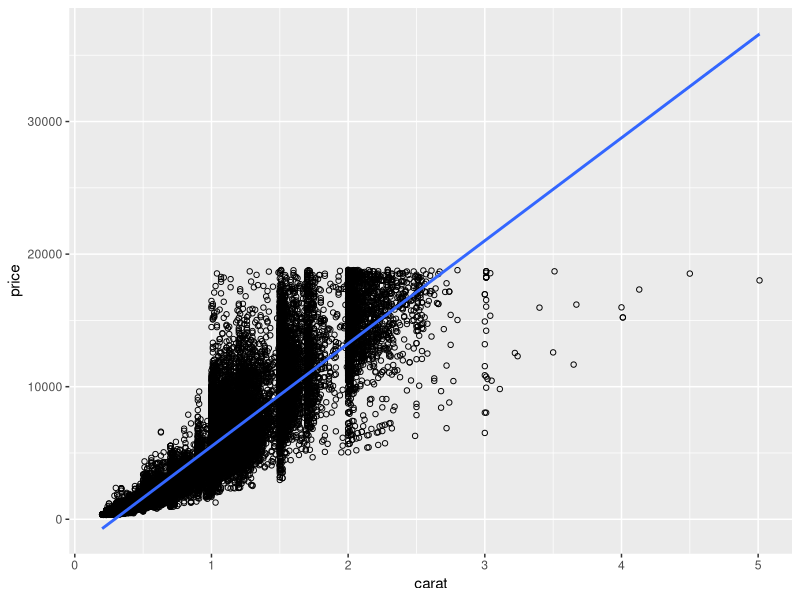
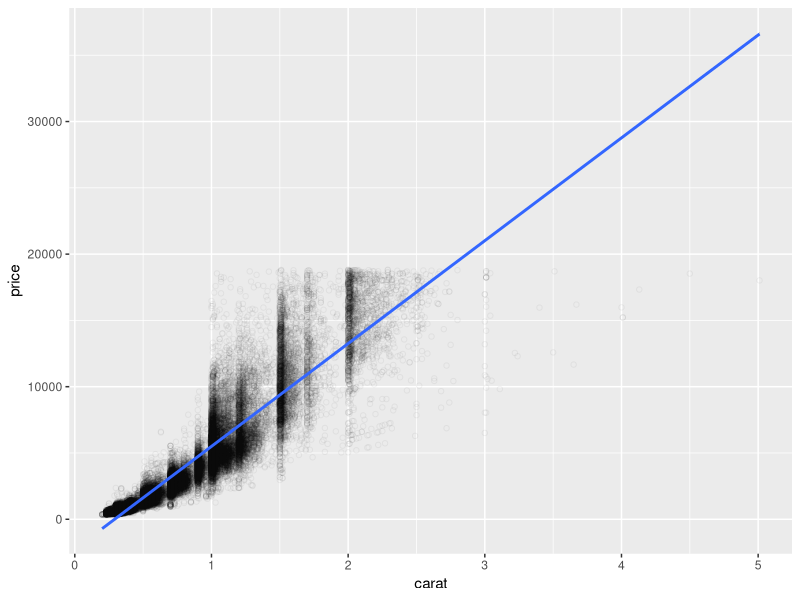
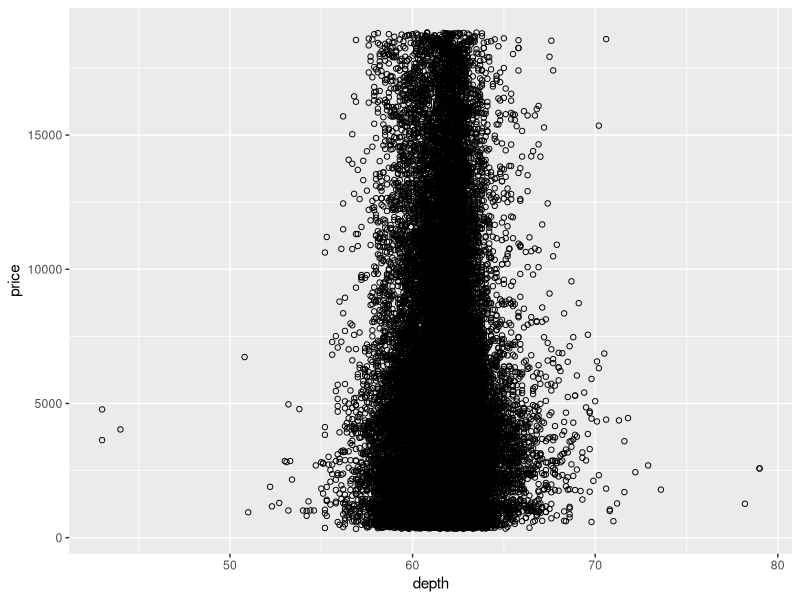
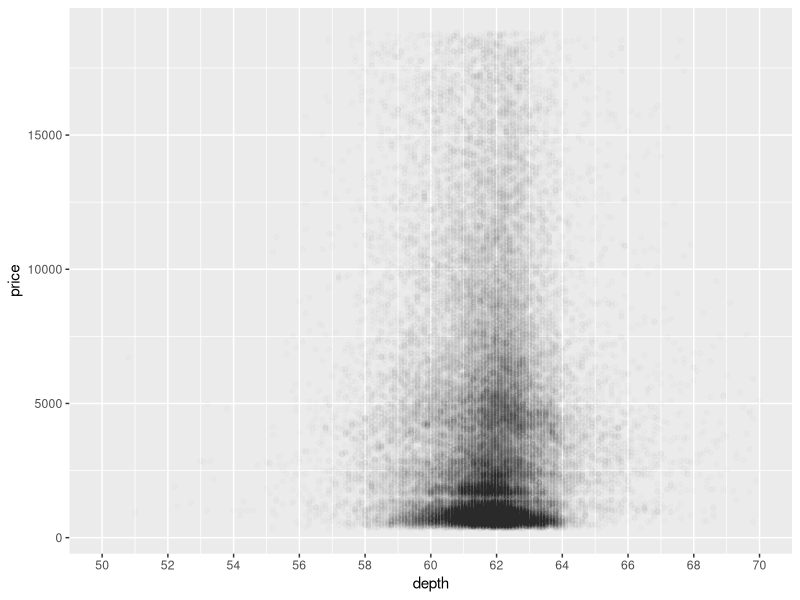
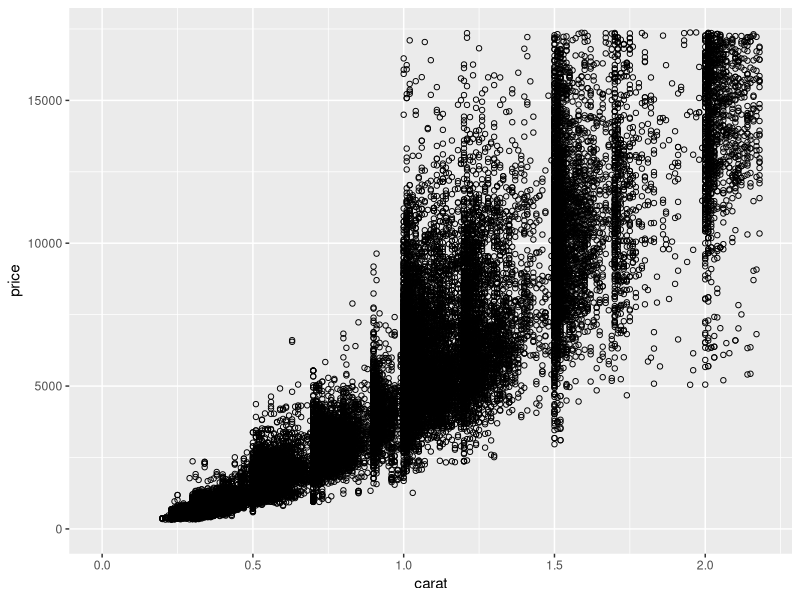
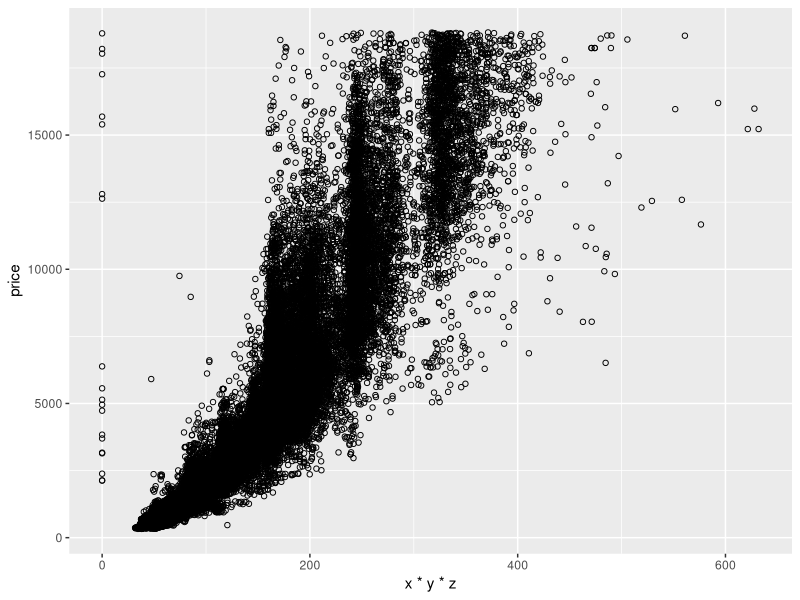
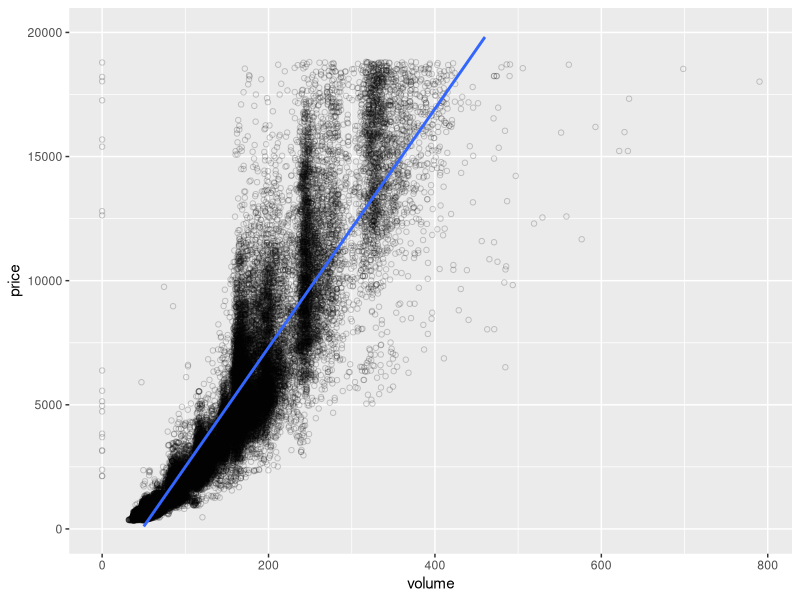
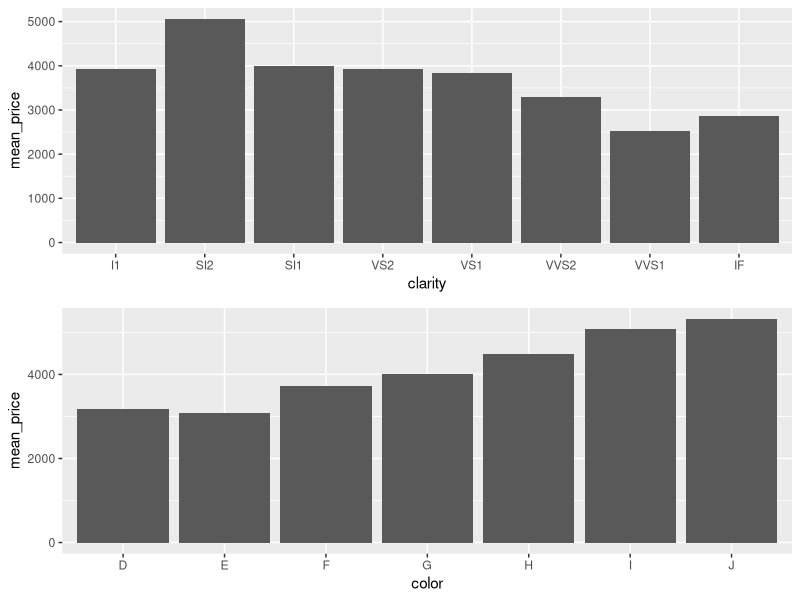

Write R code to recreate these figures, in order.
# Problem Set 4

library(ggplot2)
data(diamonds)
summary(diamonds)

#Question1
ggplot(diamonds, aes(x=carat, y=price)) +
  geom_point(shape=1) +    # Use hollow circles
  geom_smooth(method=lm) 

ggplot(diamonds, aes(x=carat, y=price)) +
  geom_point(shape=1, alpha=0.05) +    # add alpha to counter overplotting
  geom_smooth(method=lm) 

#Q2
#Looks non-linear, need to try some variable transforms

#Q3
cor(diamonds$x, diamonds$price)
cor(diamonds$y, diamonds$price)
cor(diamonds$z, diamonds$price)

#Q4
ggplot(diamonds, aes(x=depth, y=price)) +
  geom_point(shape=1)

#Q5
ggplot(data = diamonds, aes(x = depth, y = price)) + 
  geom_point(alpha=0.01)+
  scale_x_continuous(breaks=seq(50,70,2), lim=c(50,70))

#Q6
# 58,63

#Q7
cor(diamonds$depth, diamonds$price)

#Q8
ggplot(data = diamonds, aes(x = carat, y = price)) + 
  geom_point(shape=1) +
  xlim(0, quantile(diamonds$carat, 0.99)) +
  ylim(0, quantile(diamonds$price, 0.99))

#Q9
ggplot(data = diamonds, aes(x = x*y*z, y = price)) + 
  geom_point(shape=1) +
  xlim(0, quantile(diamonds$x*diamonds$y*diamonds$z, 0.9999))
diamonds$volume <- diamonds$x * diamonds$y * diamonds$z

#Q10
attach(diamonds)
cor(price[volume!=0 & volume<800], volume[volume!=0 & volume<800])
detach(diamonds)
#or
cor(diamonds$price[diamonds$volume!=0 & diamonds$volume<800], diamonds$volume[diamonds$volume!=0 & diamonds$volume<800])
#or
with(subset(diamonds, volume!=0 & volume<800), cor(price, volume))

#Q11
ggplot(data = subset(diamonds, diamonds$volume<800), aes(x = volume, y = price)) + 
  geom_point(shape=1, alpha=0.2) +
  geom_smooth(method=lm) +
  ylim(0,20000)
#non-linear relationship, needs transformations

#Q12
#detach("package:plyr", unload=TRUE)
#install.packages('dplyr')
library(dplyr)
clarityGroup <- group_by(diamonds, clarity)
diamondsByClarity <- summarise(clarityGroup,
                        mean_price = mean(price),
                        median_price = median(price),
                        min_price = min(price),
                        max_price = max(price),
                        n = n())

#Q13
diamonds_by_clarity <- group_by(diamonds, clarity)
diamonds_mp_by_clarity <- summarise(diamonds_by_clarity, mean_price = mean(price))
diamonds_by_color <- group_by(diamonds, color)
diamonds_mp_by_color <- summarise(diamonds_by_color, mean_price = mean(price))

clarityGraph <- ggplot(data=diamonds_mp_by_clarity, aes(x=clarity, y=mean_price)) +
                  geom_bar(stat="identity")
colorGraph <- ggplot(data=diamonds_mp_by_color, aes(x=color, y=mean_price)) +
                geom_bar(stat="identity")

#install.packages('gridExtra')
library(gridExtra)
grid.arrange(clarityGraph, colorGraph)

#Q14
?diamonds
#color and clarity seem to be inversely mean price which is the opposite of what you'd expect
diamonds_by_cut <- group_by(diamonds, cut)
diamonds_mp_by_cut <- summarise(diamonds_by_cut, mean_price = mean(price))
ggplot(data=diamonds_mp_by_cut, aes(x=cut, y=mean_price)) +
  geom_bar(stat="identity")
#same with cut

#Q15
#Continuation (of EDA on a gapminder.org dataset of the student's choice) question 15, problem set 3




